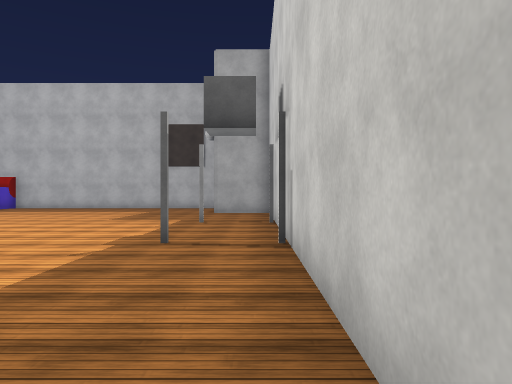
view 1 (above)

16 first-person views from a walk through a Unity game level. The camera is 1.4 m above the floor, looks level and sees 70° across. The floor is counted in squares, 1.8 m on a side. Each view is taken from the middle of a square. On the plan, view 1 faces up. The plan holds only what a view shows up to about 12 squares ahead; the rest is blank. The player character is not drawn. Surface patterns are stand-ins for the level's own textures.

view 2
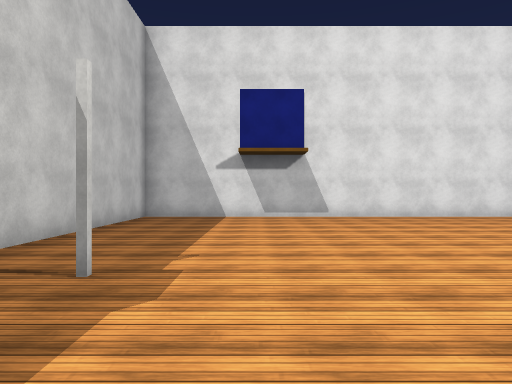

view 3
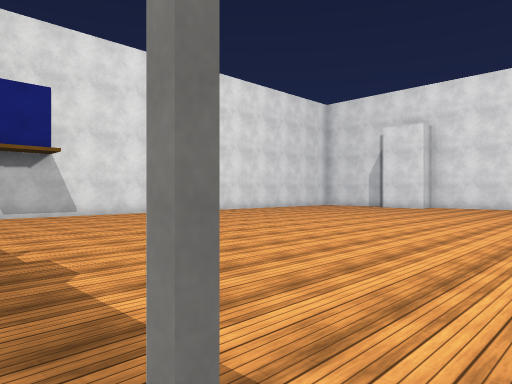

view 4
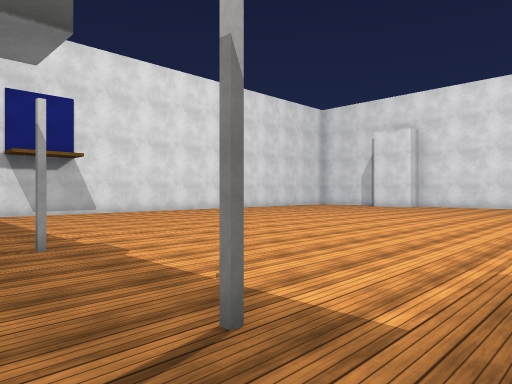

view 5
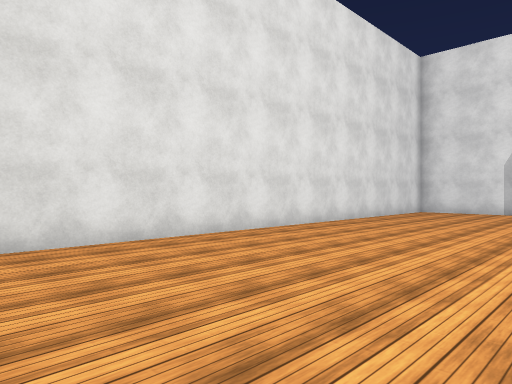

view 6
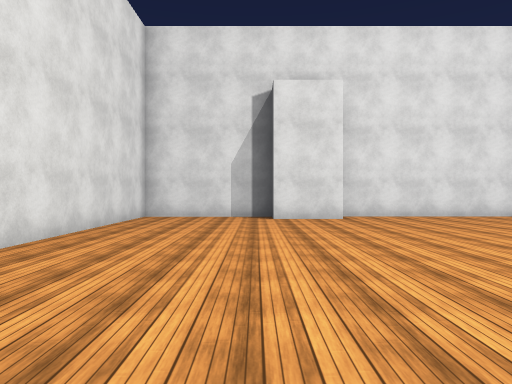

view 7
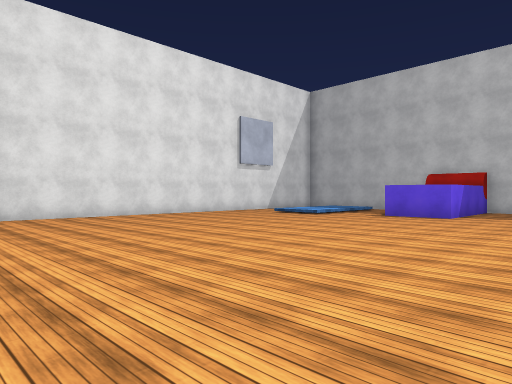

view 8
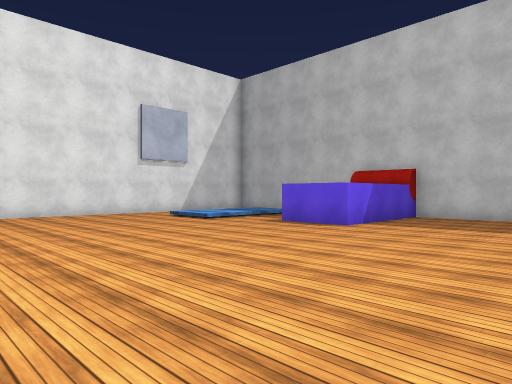

view 9
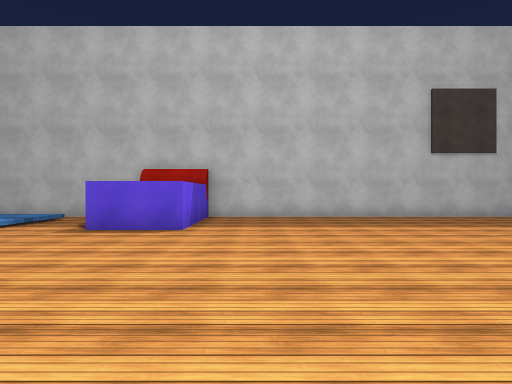

view 10
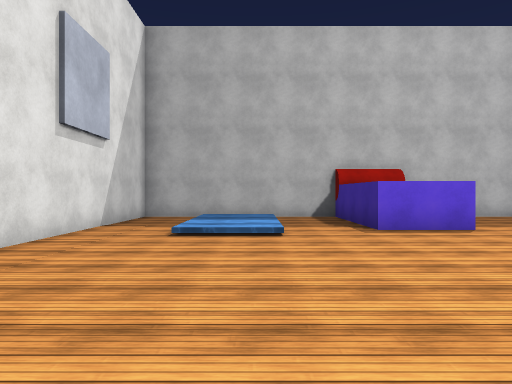

view 11
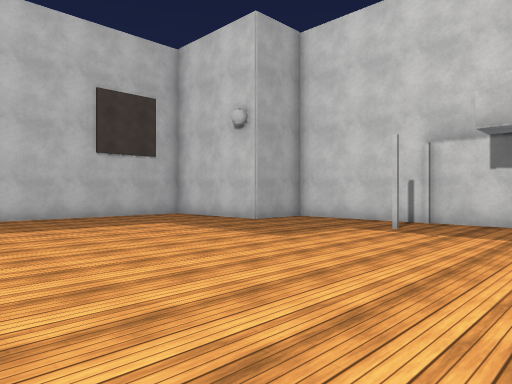

view 12
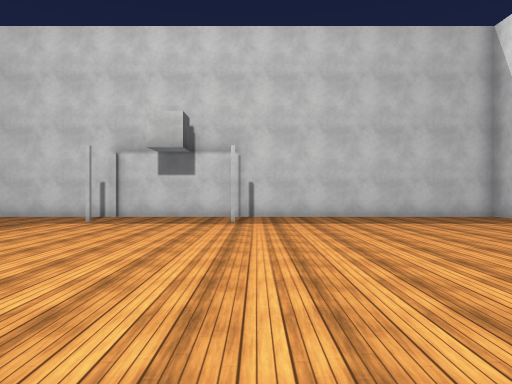

view 13
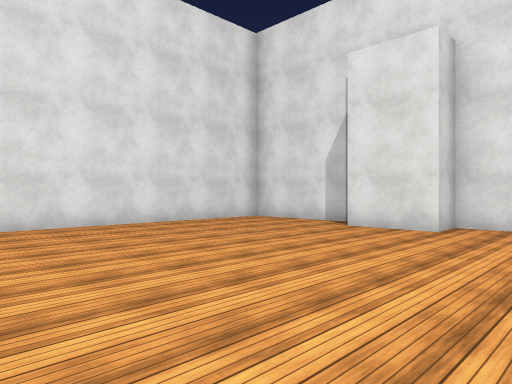

view 14
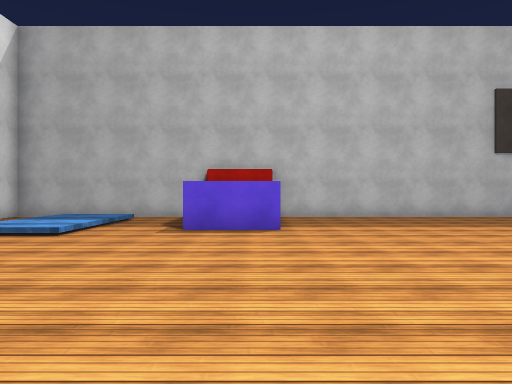

view 15
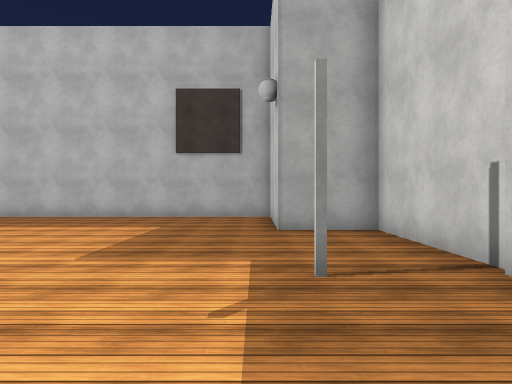

view 16
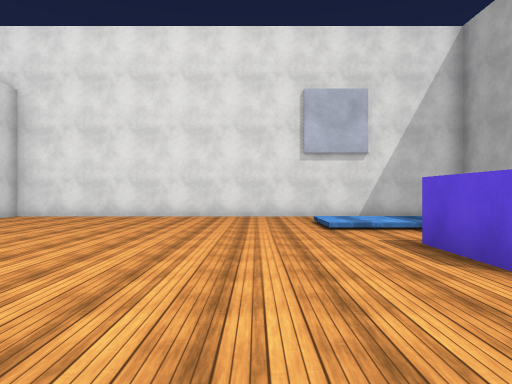

### Floor plan
Points are (right, up) in squares from view 1. A wall is a line through its corners. A room is listed if a view was taken in it or the views show most of it. See-through windows are left out.
Room 1 (views 1, 2, 3, 4, 5, 6, 7, 8, 9, 10, 11, 12, 13, 14, 15, 16)
walls: (-13.4, 17.5) (-19.5, 17.5) (-19.5, 3.5) (-18.5, 3.5) (-18.5, 1.5) (-19.5, 1.5) (-19.5, -2.5) (0.5, -2.5) (0.5, 13.5); (-1.5, 17.5) (-11.5, 17.5) (-11.5, 13.5) (-13.5, 13.5) (-13.5, 17.1)

Positions as (right, up) in squares from view 1, and headings:
1: (0, 0), facing up
2: (-3, 9), facing down
3: (-1, 10), facing down-left
4: (0, 11), facing down-left
5: (-5, 3), facing down-left
6: (-8, 1), facing left
7: (-8, 2), facing up-left
8: (-7, 6), facing up-left
9: (-10, 6), facing up
10: (-16, 6), facing up
11: (-9, 6), facing up-right
12: (-11, 5), facing right
13: (-11, 6), facing down-left
14: (-12, 6), facing up
15: (-2, 6), facing up
16: (-8, 11), facing left
